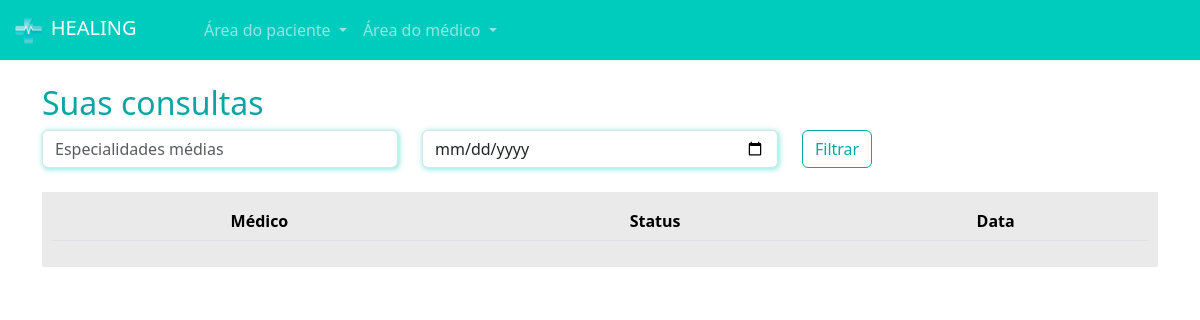
/pacientes/minhas_consultas/ (signed in), run on an earlier commit of the app's database.
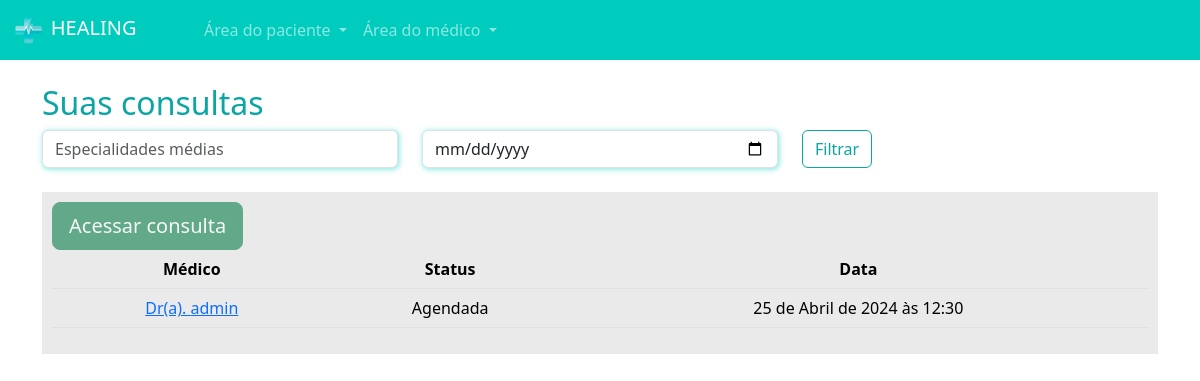
And on a later commit of the database.
### paciente/models.py (models this page shows, shortened)
class Consulta(models.Model):
    status_choices = (
        ('A', 'Agendada'),
        ('F', 'Finalizada'),
        ('C', 'Cancelada'),
        ('I', 'Iniciada')
    )
    paciente = models.ForeignKey(User, on_delete=models.DO_NOTHING)
    data_aberta = models.ForeignKey(DatasAbertas, on_delete=models.DO_NOTHING)
    status = models.CharField(max_length=1, choices=status_choices, default='A')
    link = models.URLField(null=True, blank=True)

### medico/models.py (models this page shows, shortened)
class DatasAbertas(models.Model):
    data = models.DateTimeField()
    user = models.ForeignKey(User, on_delete=models.DO_NOTHING)
    agendado = models.BooleanField(default=False)

### paciente/views.py (the view)
# urls.py: path('minhas_consultas/', views.minhas_consultas, name="minhas_consultas"),
def minhas_consultas(request):
    if request.method == "GET":
        minhas_consultas = Consulta.objects.filter(paciente=request.user).filter(data_aberta__data__gte=datetime.now())
        return render(request, 'minhas_consultas.html', {'minhas_consultas': minhas_consultas, 'is_medico': is_medico(request.user)})

### medico/models.py (called while the page is built)
def is_medico(user):
    return DadosMedico.objects.filter(user=user).exists()

### paciente/templates/minhas_consultas.html (shortened to what this page needs)
{% extends "base.html" %}
{% load static %}
{% block 'head' %}
    <link rel="stylesheet" href="{% static 'medicos/css/abrir_horario.css' %}">
    <link rel="stylesheet" href="{% static 'usuarios/css/usuarios.css' %}">
    <link rel="stylesheet" href="{% static 'medicos/css/cadastro_medico.css' %}">
    <link rel="stylesheet" href="{% static 'pacientes/css/home.css' %}">
    <link rel="stylesheet" href="https://cdn.jsdelivr.net/npm/bootstrap-icons@1.11.3/font/bootstrap-icons.min.css">
{% endblock 'head' %}
{% block 'body' %}
    <div class="container">
        <br>
        <h2><span class="color-dark">Suas consultas</span></h2>
        <div class="row">
            <div class="col-md">
                <input type="text" name="especialidades" id="" class="form-control shadow-main-color" placeholder="Especialidades médias">
            </div>
            <div class="col-md">
                <input type="date" name="data" id="" class="form-control shadow-main-color" placeholder="Data da consulta">
            </div>
            <div class="col-md">
                <input type="submit" value="Filtrar" class="btn btn-dark-color-outline">
            </div>
        </div>
        <br>
        <div class="list-minhas-consultas">
            <table class="table">
                <thead>
                <tr>
                    <th scope="col">Médico</th>
                    <th scope="col">Status</th>
                    <th scope="col">Data</th>
                </tr>
                </thead>
                <tbody>
                    {% for consulta in minhas_consultas  %}
                        <tr>
                            {% if consulta.status == 'I' and consulta.link %}
                                <a href="{{consulta.link}}"  class="btn btn-success btn-dark-color btn-lg" >Acessar consulta</a>
                            {% else %}
                                <a href="#"  class="btn btn-success btn-dark-color btn-lg disabled" >Acessar consulta</a>
                            {% endif %}
                            <td><a href="{% url 'consulta' consulta.id %}">Dr(a). {{ consulta.data_aberta.user }}</a></td>
                            <td>{{ consulta.get_status_display }}</td>
                            <td>{{ consulta.data_aberta.data }}</td>
                        </tr>
                    {% endfor %}
                </tbody>
            </table>
        </div>
    </div>
{% endblock 'body' %}

What changed in the data, as far as the page shows it:
added Consulta: shows "Acessar consulta", data_aberta.user "admin", status "Agendada", data_aberta.data "25 de Abril de 2024 às 12:30"
